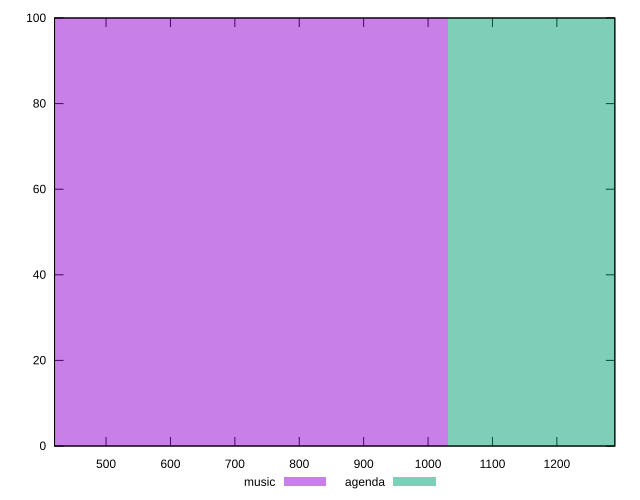

gnuplot code for this plot:
reset

$music <<EOF
687.0429969583023 100
EOF

$agenda <<EOF
1374.0859939166046 100
EOF

set key outside below
set boxwidth 687.0429969583023
set xrange [420:1290]
set yrange [0:100]
set trange [0:100]
set style fill transparent solid 0.5 noborder
set terminal svg size 640, 500 enhanced background rgb 'white'
set output "reports/report_00030_2021-02-24T20-42-31.540Z/uses-http2/comparison/histogram/0_vs_1.svg"

plot $music title "music" with boxes, \
     $agenda title "agenda" with boxes

reset
